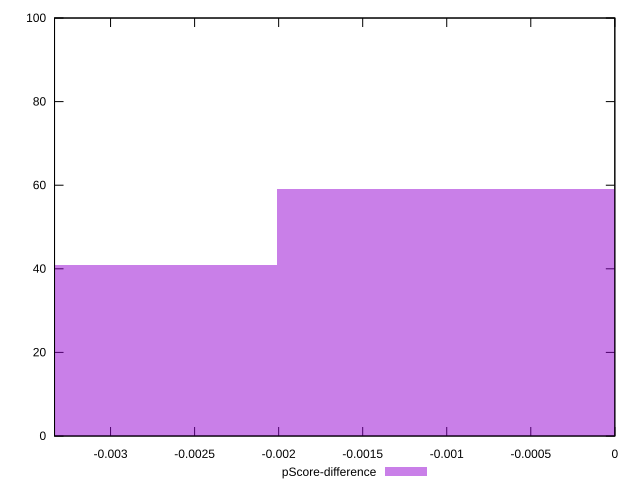

Source code (gnuplot):
reset

$pScoreDifference <<EOF
-0.004025159226553661 41
0 59
EOF

set key outside below
set boxwidth 0.004025159226553661
set xrange [-0.0033333333333334103:0]
set yrange [0:100]
set trange [0:100]
set style fill transparent solid 0.5 noborder
set terminal svg size 640, 490 enhanced background rgb 'white'
set output "reports/report_00033_2021-03-01T14-23-16.841Z/unused-css-rules/samples/astro-cached/pScore-difference/histogram.svg"

plot $pScoreDifference title "pScore-difference" with boxes

reset
